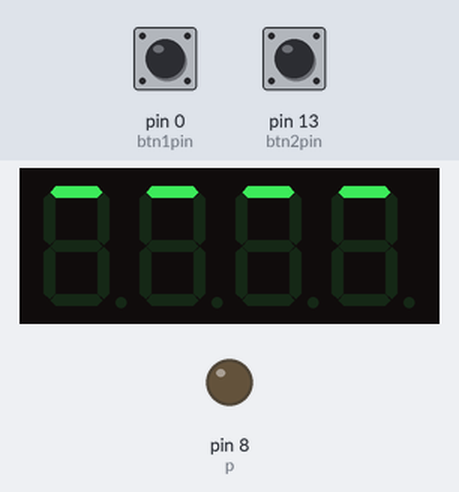
A sketch run on a simulated Arduino Uno, built with avr-gcc and run on an emulated ATmega328P. Parts: 4-digit seven-segment display, output pins drawn as LEDs (lit = HIGH). Wiring (inferred from the names in the program): 4-digit 7-segment display, segments lit when LOW: segments pin 7, pin 6, pin 5, pin 4, pin 3, pin 2, pin 1; digit selects pin 9, pin 10, pin 11, pin 12. Inputs (shaded band) come from the test bench; at power-on: pin 0 (btn1pin) HIGH, pin 13 (btn2pin) HIGH. The segment pins are drawn as the display they are named for; pins used as bus, display or sensor lines are not drawn.

Above: at 1.2 s.
1.3 s: pin 0 (btn1pin) pulled LOW for 1 s
At 2.8 s:
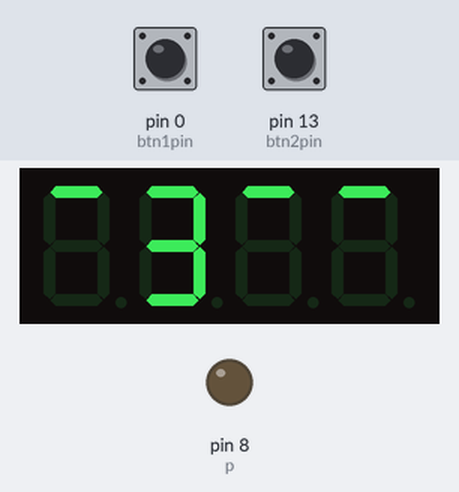
3.8 s: pin 0 (btn1pin) pulled LOW for 0.15 s
At 4.5 s:
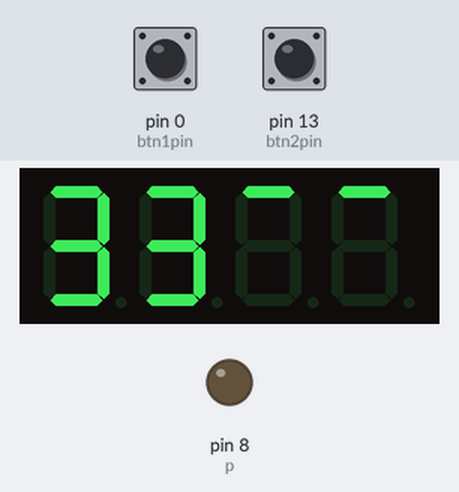
5.4 s: pin 0 (btn1pin) pulled LOW for 3.2 s
At 9.7 s:
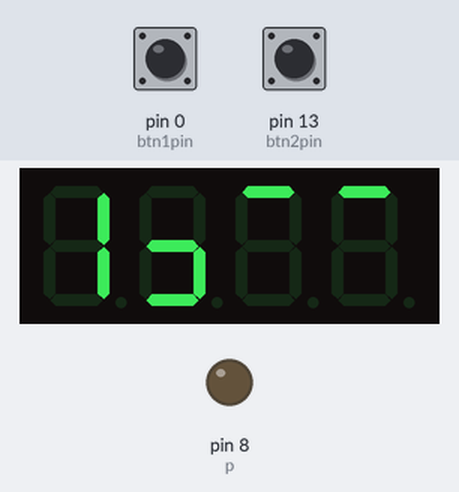
10.1 s: pin 0 (btn1pin) pulled LOW for 0.15 s
At 11.5 s:
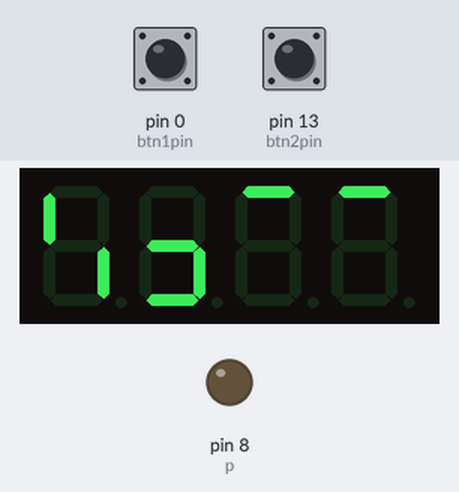
11.8 s: pin 0 (btn1pin) pulled LOW for 1 s
At 13.9 s:
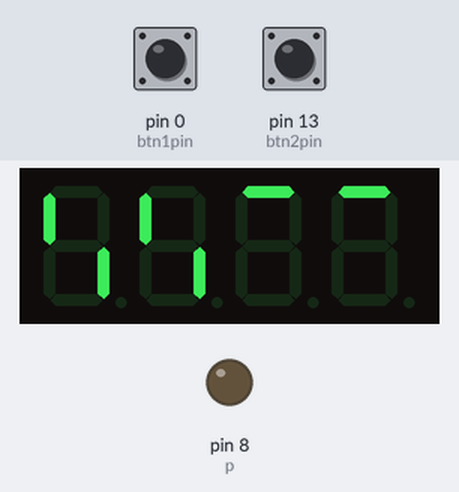
14.3 s: pin 0 (btn1pin) pulled LOW for 3.2 s
At 18.2 s:
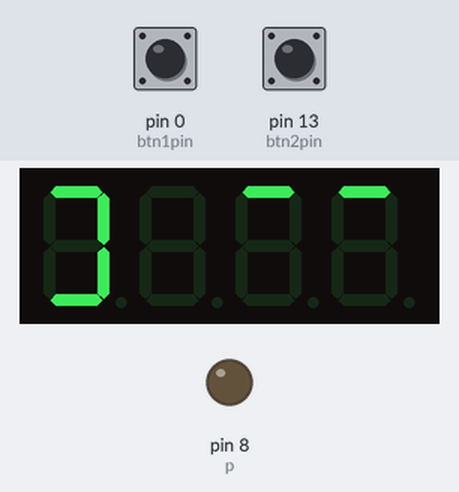

The sketch:

ASimpleCounter.ino
```cpp
/***********************************************************
File name: ASimpleCounter.ino
Description:when you are pressing two buttons, four-digit
            segment display values will change.
E-mail: wisdom.valley.ka@gmail.com
Date: 01/04/2024
***********************************************************/
int btn1pin=0;             //Set the digital 0 to button interface
int btn2pin=13;            //Set the digital 13 to button interface
int a = 1;
int b = 2;
int c = 3;
int d = 4;
int e = 5;
int f = 6;
int g = 7;
int p = 8;
int d4 = 9;
int d3 = 10;
int d2 = 11;
int d1 = 12;

long n = 0;
int x = 100;
int del = 55;
int i = 0;
int j = 1;
int k = 2;
int l = 3;
int data;
void setup()
{
  pinMode(btn1pin,INPUT_PULLUP); //Set digital 2 port mode, the INPUT for the input
  pinMode(btn2pin,INPUT_PULLUP); //Set digital 2 port mode, the INPUT for the input
  pinMode(d1, OUTPUT);
  pinMode(d2, OUTPUT);
  pinMode(d3, OUTPUT);
  pinMode(d4, OUTPUT);
  pinMode(a, OUTPUT);
  pinMode(b, OUTPUT);
  pinMode(c, OUTPUT);
  pinMode(d, OUTPUT);
  pinMode(e, OUTPUT);
  pinMode(f, OUTPUT);
  pinMode(g, OUTPUT);
  pinMode(p, OUTPUT);
}

void loop()
{
  int d1,d2,d3,d4;
  if(digitalRead(btn1pin)==LOW)          //Detection button interface to low
  {
      delay(10);                         //Delay 10ms for the elimination of key leading-edge jitter
      if(digitalRead(btn1pin)==LOW)      //Confirm button is pressed
      {
        if(data>9999)
        {
          data=9999;
        }else{
          data = data + 1;
        }
      }
   }
   if(digitalRead(btn2pin)==LOW)          //Detection button interface to low
  {
      delay(10);                        //Delay 10ms for the elimination of key leading-edge jitter
      if(digitalRead(btn2pin)==LOW)      //Confirm button is pressed
      {
        if(data<=0)
        {
          data=0;
        }else{
          data = data - 1;
        }
      }
   }
   d1 = data/1000%10;    //The one thousand digital data
   d2 = data/100%10;     //The one hundred digital data
   d3 = data/10%10;      //Ten-digit data
   d4 = data%10;         //data of single digit
  for(int m=0;m<80;m++){
  clearLEDs();           //Turn off all LED lights
  pickDigit(1);          //Selection of a digital display
  pickNumber(d1);        //Display digital d1
  delayMicroseconds(200);

  clearLEDs();           //Turn off all LED lights
  pickDigit(2);          //Select the first two digital display
  pickNumber(d2);        //Display digital d2
  delayMicroseconds(200);

  clearLEDs();           //Turn off all LED lights
  pickDigit(3);          //Select the first three digital display
  //dispDec(3);          //Decimal display
  pickNumber(d3);        //Display digital d3
  delayMicroseconds(200);

  clearLEDs();           //Turn off all LED lights
  pickDigit(4);          //Select the first four digital display
  pickNumber(d4);        //Display digital d4
  delayMicroseconds(200);
  }
}

void pickDigit(int x)  //Defined pickDigit (x), whose role is to open the port dx
{
  digitalWrite(d1, HIGH);
  digitalWrite(d2, HIGH);
  digitalWrite(d3, HIGH);
  digitalWrite(d4, HIGH);
  switch(x)
  {
    case 1:
           digitalWrite(d1, LOW);
           break;
    case 2:
           digitalWrite(d2, LOW);
           break;
    case 3:
           digitalWrite(d3, LOW);
           break;
    default:
           digitalWrite(d4, LOW);
           break;
  }
}

void pickNumber(int x)   //Defined pickNumber (x), whose role is to display digital x
{
  switch(x)
  {
    case 1:
           one();
           break;
    case 2:
           two();
           break;
    case 3:
           three();
           break;
    case 4:
           four();
           break;
    case 5:
           five();
           break;
    case 6:
           six();
           break;
    case 7:
	   seven();
	   break;
    case 8:
	   eight();
	   break;
    case 9:
	   nine();
	   break;
    default:
           zero();
           break;
  }
}

void dispDec(int x)  //Decimal point setting Open
{
  digitalWrite(p, HIGH);
}

void clearLEDs()  //Clear screen
{
  digitalWrite(a, LOW);
  digitalWrite(b, LOW);
  digitalWrite(c, LOW);
  digitalWrite(d, LOW);
  digitalWrite(e, LOW);
  digitalWrite(f, LOW);
  digitalWrite(g, LOW);
  digitalWrite(p, LOW);
}

void zero()  //Define those figures 0 cathode pin switch
{
  digitalWrite(a, HIGH);
  digitalWrite(b, HIGH);
  digitalWrite(c, HIGH);
  digitalWrite(d, HIGH);
  digitalWrite(e, HIGH);
  digitalWrite(f, HIGH);
  digitalWrite(g, LOW);
}

void one()  //Define those figures 1 cathode pin switch
{
  digitalWrite(a, LOW);
  digitalWrite(b, HIGH);
  digitalWrite(c, HIGH);
  digitalWrite(d, LOW);
  digitalWrite(e, LOW);
  digitalWrite(f, LOW);
  digitalWrite(g, LOW);
}

void two()  //Define those figures 2 cathode pin switch
{
  digitalWrite(a, HIGH);
  digitalWrite(b, HIGH);
  digitalWrite(c, LOW);
  digitalWrite(d, HIGH);
  digitalWrite(e, HIGH);
  digitalWrite(f, LOW);
  digitalWrite(g, HIGH);
}

void three()  //Define those figures 3 cathode pin switch
{
  digitalWrite(a, HIGH);
  digitalWrite(b, HIGH);
  digitalWrite(c, HIGH);
  digitalWrite(d, HIGH);
  digitalWrite(e, LOW);
  digitalWrite(f, LOW);
  digitalWrite(g, HIGH);
}

void four()  //Define those figures 4 cathode pin switch
{
  digitalWrite(a, LOW);
  digitalWrite(b, HIGH);
  digitalWrite(c, HIGH);
  digitalWrite(d, LOW);
  digitalWrite(e, LOW);
  digitalWrite(f, HIGH);
  digitalWrite(g, HIGH);
}

void five()  //Define those figures 5 cathode pin switch
{
  digitalWrite(a, HIGH);
  digitalWrite(b, LOW);
  digitalWrite(c, HIGH);
  digitalWrite(d, HIGH);
  digitalWrite(e, LOW);
  digitalWrite(f, HIGH);
  digitalWrite(g, HIGH);
}

void six()  //Define those figures 6 cathode pin switch
{
  digitalWrite(a, HIGH);
  digitalWrite(b, LOW);
  digitalWrite(c, HIGH);
  digitalWrite(d, HIGH);
  digitalWrite(e, HIGH);
  digitalWrite(f, HIGH);
  digitalWrite(g, HIGH);
}

void seven()  //Define those figures 7 cathode pin switch
{
  digitalWrite(a, HIGH);
  digitalWrite(b, HIGH);
  digitalWrite(c, HIGH);
  digitalWrite(d, LOW);
  digitalWrite(e, LOW);
  digitalWrite(f, LOW);
  digitalWrite(g, LOW);
}

void eight()  //Define those figures 8 cathode pin switch
{
  digitalWrite(a, HIGH);
  digitalWrite(b, HIGH);
  digitalWrite(c, HIGH);
  digitalWrite(d, HIGH);
  digitalWrite(e, HIGH);
  digitalWrite(f, HIGH);
  digitalWrite(g, HIGH);
}

void nine()  //Define those figures 9 cathode pin switch
{
  digitalWrite(a, HIGH);
  digitalWrite(b, HIGH);
  digitalWrite(c, HIGH);
  digitalWrite(d, HIGH);
  digitalWrite(e, LOW);
  digitalWrite(f, HIGH);
  digitalWrite(g, HIGH);
}
```

Measured:
- after the input at 1.3 s, the display: first changes after 0.14 s (image 1 shows a later state)
- after the input at 3.8 s, the display: changes after 0.17 s (image 2)
- after the input at 5.4 s, the display: first changes after 0.10 s (image 3 shows a later state)
- after the input at 10.1 s, the display: first changes after 0.13 s (image 4 shows a later state)
- after the input at 11.8 s, the display: first changes after 0.16 s (image 5 shows a later state)
- after the input at 14.3 s, the display: first changes after 0.18 s (image 6 shows a later state)
